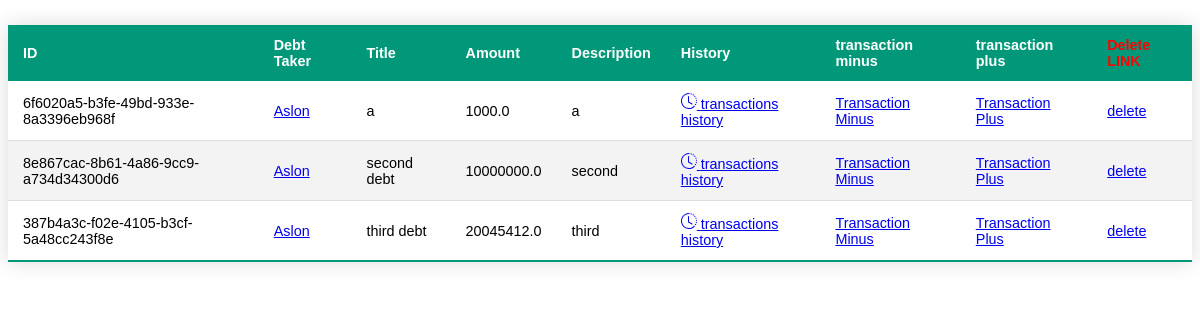
The page /debts/ (signed in) on the database as committed earlier.
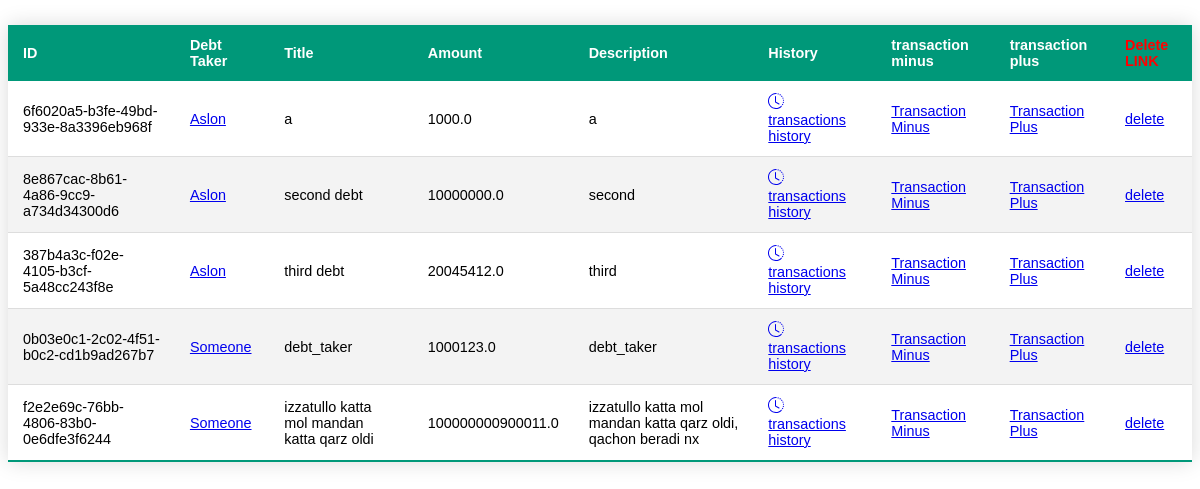
The same page on the database as committed later.
### debts/models.py (models this page shows, shortened)
class Debt(models.Model):
    debt_taker = models.ForeignKey(
        "DebtTaker",
        blank=True,
        related_name="debt_taker",
        on_delete=models.CASCADE,
        null=True,
    )
    title = models.CharField(max_length=120)
    description = models.TextField(blank=True, null=True)
    amount = models.FloatField(blank=True, null=False)
    moneyChain_first_index = models.OneToOneField(
        "MoneyChain",
        on_delete=models.CASCADE,
        null=False,
        related_name="first_index",
    )
    moneyChain_last_index = models.OneToOneField(
        "MoneyChain",
        on_delete=models.CASCADE,
        null=False,
        related_name="last_index",
    )
    ID = models.UUIDField(primary_key=True, default=uuid4, editable=False, unique=True)
    created_time = models.DateTimeField(auto_now_add=True)

class DebtTaker(models.Model):
    first_name = models.CharField(max_length=120)
    last_name = models.CharField(max_length=120, blank=True, null=True)
    telephone = models.CharField(max_length=120, blank=True, null=True)
    email = models.EmailField(max_length=120, blank=True, null=True)
    telegram_username = models.CharField(max_length=120, blank=True, null=True)
    passport_series = models.CharField(max_length=120, blank=True, null=True)
    debts = models.ManyToManyField(Debt, blank=True, related_name="debt")
    ID = models.UUIDField(primary_key=True, default=uuid4, editable=False, unique=True)

### debts/views.py (the view)
# urls.py: path("", list_debts, name="list-debts"),
@login_required(login_url="account_login")
@staff_member_required(login_url="account_login")
def list_debts(request):
    debts = Debt.objects.all()
    ds = {}
    histories = []
    for debt in debts:
        chain = debt.moneyChain_first_index
        history = MoneyChain.objects.get(ID=chain.ID).get_chain_str()
        histories.append(history)
    print(histories)
    return render(
        request=request,
        template_name="debts/list_all.html",
        context={"debts": debts, "histories": histories},
    )

### debts/models.py (called while the page is built)
    def get_chain_str(self):
        output = ""
        while self.next != None:
            if self.positive:
                output += "+" + str(self.value) + "  ==>  "
            else:
                output += "-" + str(self.value) + "  ==>  "
            self = self.next
        if self.positive:
            output += "+" + str(self.value) + "  ==>  "
        else:
            output += "-" + str(self.value) + "  ==>  "
        return output

### debts/templates/debts/list_all.html (shortened to what this page needs)
<!DOCTYPE html>
<html lang="en">
<head>
</head>
<body>
    <table class="styled-table">
        <thead>
            <tr>
                <th>ID </th>
                <th>Debt Taker</th>
                <th>Title</th>
                <th>Amount</th>
                <th>Description</th>
                <th>History</th>
                <th> transaction minus </th>
                <th> transaction plus </th>
                <th style="color: red"> Delete LINK</th>
            </tr>
        </thead>
        <tbody>
            {%for item in debts %}
            <tr>
                <td>{{item.ID}}</td>
                <td>
                    <a href="{% url 'debt-taker-page' item.debt_taker.ID %}"> {{item.debt_taker.first_name}}</a>
                </td>
                <td>{{item.title}}</td>
                <td>{{item.amount}}</td>
                <td>{{item.description}}</td>
                <td><a href="{% url 'debt-history' item.ID %}">  transactions history </a></td>
                <td> <a href="{% url 'transaction-minus' item.ID%}"> Transaction Minus</a> </td>
                <td> <a href="{% url 'transaction-plus' item.ID%}"> Transaction Plus</a> </td>
                <td style="color: red;"> <a href="{% url 'delete-debt' item.ID%}"> delete</a> </td>
            </tr>
            {% endfor %}
        </tbody>
    </table>
</body>
</html>

### debts/templates/debts/list_all.html (style rules this page uses)
.styled-table { border-collapse: collapse; margin: 25px 0; font-size: 0.9em; font-family: sans-serif; min-width: 400px; box-shadow: 0 0 20px rgba(0, 0, 0, 0.15); }
.styled-table thead tr { background-color: #009879; color: #ffffff; text-align: left; }
.styled-table th, .styled-table td { padding: 12px 15px; }
.styled-table tbody tr { border-bottom: 1px solid #dddddd; }
.styled-table tbody tr:nth-of-type(even) { background-color: #f3f3f3; }
.styled-table tbody tr:last-of-type { border-bottom: 2px solid #009879; }

Rows that differ between the two databases and show on the page:
added Debt: ID "0b03e0c1-2c02-4f51-b0c2-cd1b9ad267b7", debt_taker.first_name "Someone", title "debt_taker", amount "1000123.0", description "debt_taker"
added Debt: ID "f2e2e69c-76bb-4806-83b0-0e6dfe3f6244", debt_taker.first_name "Someone", title "izzatullo katta mol mandan katta qarz oldi", amount "100000000900011.0", description "izzatullo katta mol mandan katta qarz oldi, qachon beradi nx"
